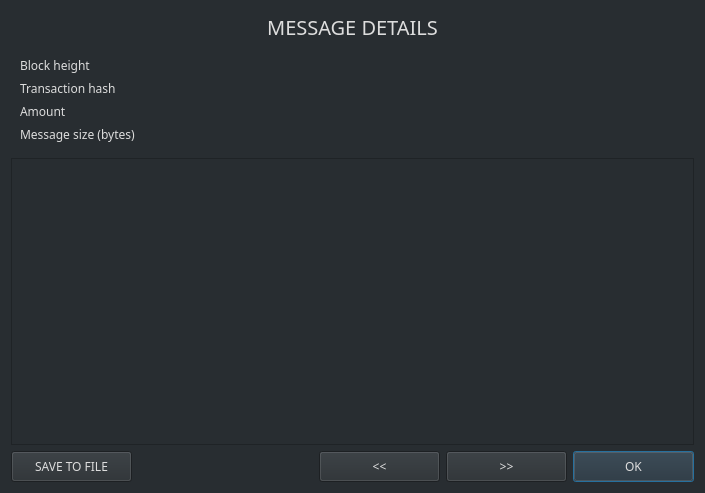
<?xml version="1.0" encoding="UTF-8"?>
<ui version="4.0">
 <class>MessageDetailsDialog</class>
 <widget class="QDialog" name="MessageDetailsDialog">
  <property name="geometry">
   <rect>
    <x>0</x>
    <y>0</y>
    <width>705</width>
    <height>493</height>
   </rect>
  </property>
  <property name="windowTitle">
   <string>Message</string>
  </property>
  <property name="styleSheet">
   <string notr="true">background-color: #282d31;
color: #ddd;</string>
  </property>
  <layout class="QVBoxLayout" name="verticalLayout">
   <item>
    <widget class="QLabel" name="title_label">
     <property name="minimumSize">
      <size>
       <width>0</width>
       <height>31</height>
      </size>
     </property>
     <property name="font">
      <font>
       <family>Poppins</family>
       <pointsize>-1</pointsize>
      </font>
     </property>
     <property name="styleSheet">
      <string notr="true">color: #ddd;
  border-right: 0px;
  font-size: 20px;
  </string>
     </property>
     <property name="text">
      <string>MESSAGE DETAILS</string>
     </property>
     <property name="alignment">
      <set>Qt::AlignCenter</set>
     </property>
    </widget>
   </item>
   <item>
    <widget class="QFrame" name="frame">
     <property name="frameShape">
      <enum>QFrame::NoFrame</enum>
     </property>
     <property name="frameShadow">
      <enum>QFrame::Raised</enum>
     </property>
     <layout class="QGridLayout" name="gridLayout" columnstretch="0,1">
      <property name="horizontalSpacing">
       <number>20</number>
      </property>
      <item row="0" column="0">
       <widget class="QLabel" name="label">
        <property name="font">
         <font>
          <family>Poppins</family>
          <pointsize>9</pointsize>
         </font>
        </property>
        <property name="text">
         <string>Block height</string>
        </property>
       </widget>
      </item>
      <item row="0" column="1">
       <widget class="QLabel" name="m_heightLabel">
        <property name="font">
         <font>
          <family>Poppins</family>
          <pointsize>9</pointsize>
         </font>
        </property>
        <property name="text">
         <string/>
        </property>
       </widget>
      </item>
      <item row="2" column="0">
       <widget class="QLabel" name="label_5">
        <property name="font">
         <font>
          <family>Poppins</family>
          <pointsize>9</pointsize>
         </font>
        </property>
        <property name="text">
         <string>Amount</string>
        </property>
       </widget>
      </item>
      <item row="1" column="1">
       <widget class="QLabel" name="m_hashLabel">
        <property name="font">
         <font>
          <family>Poppins</family>
          <pointsize>9</pointsize>
         </font>
        </property>
        <property name="text">
         <string/>
        </property>
       </widget>
      </item>
      <item row="2" column="1">
       <widget class="QLabel" name="m_amountLabel">
        <property name="font">
         <font>
          <family>Poppins</family>
          <pointsize>9</pointsize>
         </font>
        </property>
        <property name="text">
         <string/>
        </property>
       </widget>
      </item>
      <item row="1" column="0">
       <widget class="QLabel" name="label_3">
        <property name="font">
         <font>
          <family>Poppins</family>
          <pointsize>9</pointsize>
         </font>
        </property>
        <property name="text">
         <string>Transaction hash</string>
        </property>
       </widget>
      </item>
      <item row="3" column="0">
       <widget class="QLabel" name="label_7">
        <property name="font">
         <font>
          <family>Poppins</family>
          <pointsize>9</pointsize>
         </font>
        </property>
        <property name="text">
         <string>Message size (bytes)</string>
        </property>
       </widget>
      </item>
      <item row="3" column="1">
       <widget class="QLabel" name="m_sizeLabel">
        <property name="font">
         <font>
          <family>Poppins</family>
          <pointsize>9</pointsize>
         </font>
        </property>
        <property name="text">
         <string/>
        </property>
       </widget>
      </item>
     </layout>
    </widget>
   </item>
   <item>
    <widget class="QTextEdit" name="m_messageTextEdit">
     <property name="styleSheet">
      <string notr="true"/>
     </property>
     <property name="readOnly">
      <bool>true</bool>
     </property>
    </widget>
   </item>
   <item>
    <layout class="QHBoxLayout" name="horizontalLayout">
     <item>
      <widget class="QPushButton" name="b1_saveButton">
       <property name="minimumSize">
        <size>
         <width>121</width>
         <height>31</height>
        </size>
       </property>
       <property name="font">
        <font>
         <family>Poppins</family>
        </font>
       </property>
       <property name="styleSheet">
        <string notr="true">/* This style is handled automatically by EditableStyle.cpp */</string>
       </property>
       <property name="text">
        <string>SAVE TO FILE</string>
       </property>
      </widget>
     </item>
     <item>
      <spacer name="horizontalSpacer">
       <property name="orientation">
        <enum>Qt::Horizontal</enum>
       </property>
       <property name="sizeHint" stdset="0">
        <size>
         <width>40</width>
         <height>20</height>
        </size>
       </property>
      </spacer>
     </item>
     <item>
      <widget class="QPushButton" name="b1_prevButton">
       <property name="minimumSize">
        <size>
         <width>121</width>
         <height>31</height>
        </size>
       </property>
       <property name="font">
        <font>
         <family>Poppins</family>
        </font>
       </property>
       <property name="styleSheet">
        <string notr="true">/* This style is handled automatically by EditableStyle.cpp */</string>
       </property>
       <property name="text">
        <string>&lt;&lt;</string>
       </property>
      </widget>
     </item>
     <item>
      <widget class="QPushButton" name="b1_nextButton">
       <property name="minimumSize">
        <size>
         <width>121</width>
         <height>31</height>
        </size>
       </property>
       <property name="font">
        <font>
         <family>Poppins</family>
        </font>
       </property>
       <property name="styleSheet">
        <string notr="true">/* This style is handled automatically by EditableStyle.cpp */</string>
       </property>
       <property name="text">
        <string>&gt;&gt;</string>
       </property>
      </widget>
     </item>
     <item>
      <widget class="QPushButton" name="b1_okButton">
       <property name="minimumSize">
        <size>
         <width>121</width>
         <height>31</height>
        </size>
       </property>
       <property name="font">
        <font>
         <family>Poppins</family>
        </font>
       </property>
       <property name="styleSheet">
        <string notr="true">/* This style is handled automatically by EditableStyle.cpp */</string>
       </property>
       <property name="text">
        <string>OK</string>
       </property>
       <property name="autoDefault">
        <bool>true</bool>
       </property>
       <property name="default">
        <bool>true</bool>
       </property>
      </widget>
     </item>
    </layout>
   </item>
  </layout>
 </widget>
 <resources/>
 <connections>
  <connection>
   <sender>b1_okButton</sender>
   <signal>clicked()</signal>
   <receiver>MessageDetailsDialog</receiver>
   <slot>reject()</slot>
   <hints>
    <hint type="sourcelabel">
     <x>662</x>
     <y>464</y>
    </hint>
    <hint type="destinationlabel">
     <x>352</x>
     <y>246</y>
    </hint>
   </hints>
  </connection>
  <connection>
   <sender>b1_prevButton</sender>
   <signal>clicked()</signal>
   <receiver>MessageDetailsDialog</receiver>
   <slot>prevClicked()</slot>
   <hints>
    <hint type="sourcelabel">
     <x>461</x>
     <y>464</y>
    </hint>
    <hint type="destinationlabel">
     <x>352</x>
     <y>246</y>
    </hint>
   </hints>
  </connection>
  <connection>
   <sender>b1_nextButton</sender>
   <signal>clicked()</signal>
   <receiver>MessageDetailsDialog</receiver>
   <slot>nextClicked()</slot>
   <hints>
    <hint type="sourcelabel">
     <x>522</x>
     <y>464</y>
    </hint>
    <hint type="destinationlabel">
     <x>352</x>
     <y>246</y>
    </hint>
   </hints>
  </connection>
  <connection>
   <sender>b1_saveButton</sender>
   <signal>clicked()</signal>
   <receiver>MessageDetailsDialog</receiver>
   <slot>saveClicked()</slot>
   <hints>
    <hint type="sourcelabel">
     <x>146</x>
     <y>464</y>
    </hint>
    <hint type="destinationlabel">
     <x>352</x>
     <y>246</y>
    </hint>
   </hints>
  </connection>
 </connections>
 <slots>
  <slot>prevClicked()</slot>
  <slot>nextClicked()</slot>
  <slot>saveClicked()</slot>
 </slots>
</ui>
